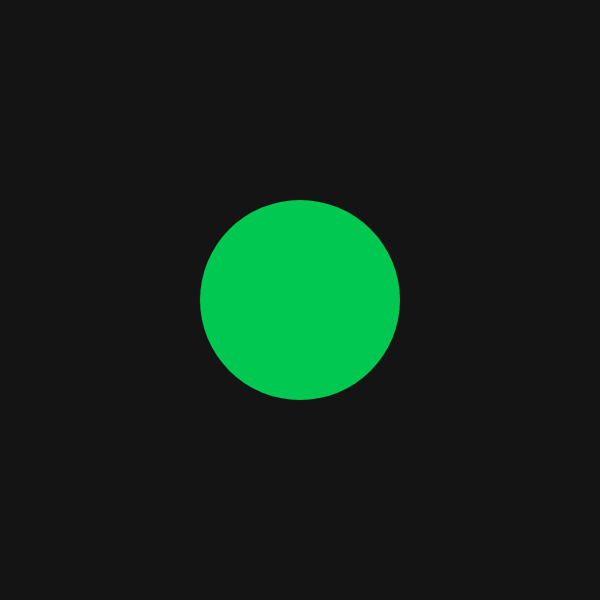
Frame 1 (no input)
Frame 60 (no input): identical to frame 1, image omitted
Frame 120 (the mouse pressed at the canvas centre since frame 60): identical to frame 1, image omitted

The p5.js sketch that drew this single still picture (run headless with seeded random() and noise() and a simulated clock; from frame 60 on, the mouse is pressed at the canvas centre):

// p5.js sketch
// ── sketch.js
function setup() {
  createCanvas(600, 600);
  noStroke();
}

function draw() {
  background(20);
  //change fill colour based on the position of the mouse
  if(mouseY > height * 0.5){
    fill(255, 100, 0);
  }
  else{
    fill(0, 200, 80);
  }
  ellipse(width * 0.5, height * 0.5, 200, 200);
}
